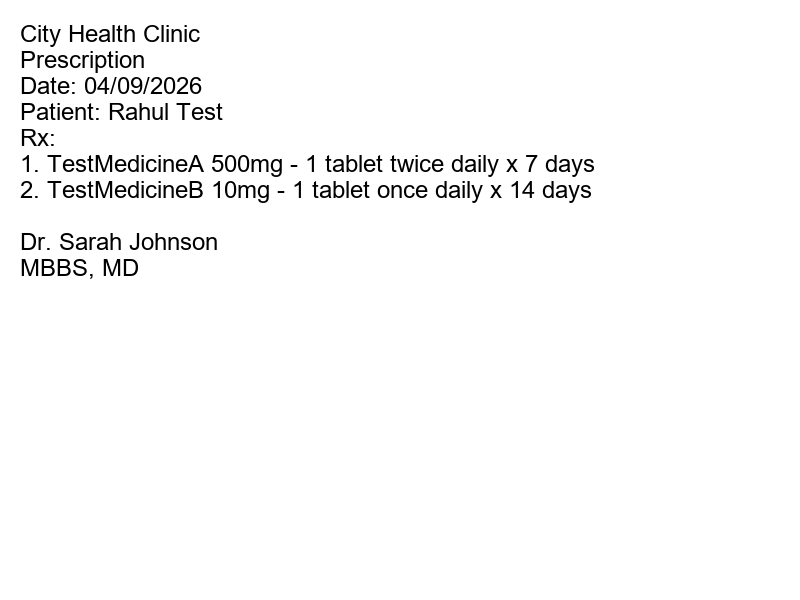
#> input picture test_prescription.png, 800 x 600 px
$ python -i quality.py   (imports and definitions only)   (older library calls are emulated)
#> lines starting #> are read from the running program, lines starting #| are printed output that depends on the picture; after the words box and inside, x2 and y2 are one past the last pixel; in counts of white or black regions, pixels touching at a corner belong together
#> further down, picture is the input picture: shape (600, 800, 3); min 0, max 255, mean 249.2
import cv2
import numpy as np


def analyze_image_quality(image: np.ndarray) -> dict:
    score = 100
    issues = []

    height, width = image.shape[:2]
#> height = 600; width = 800
    if height < 200 or width < 200:
        score -= 20
        issues.append("Low Resolution")

    gray = cv2.cvtColor(image, cv2.COLOR_BGR2GRAY) if len(image.shape) == 3 else image

    laplacian_var = cv2.Laplacian(gray, cv2.CV_64F).var()
#> laplacian_var = 2394.5
    if laplacian_var < 100:
        score -= 20
        issues.append("Blur")
    elif laplacian_var < 200:
        score -= 10
        issues.append("Slightly Blurred")

    mean_brightness = np.mean(gray)
#> mean_brightness = 249.2
    if mean_brightness < 50:
        score -= 20
        issues.append("Low Lighting")
    elif mean_brightness > 200:
        score -= 10
        issues.append("Overexposed")

    if mean_brightness < 80:
        score -= 10
        issues.append("Poor Contrast")

    if abs(width - height) / max(width, height) > 0.8:
        score -= 5
        issues.append("Possible Cropping")

    angle = _detect_rotation(gray)
    if abs(angle) > 5:
        score -= 10
        issues.append("Rotation")
    elif abs(angle) > 2:
        score -= 5
        issues.append("Slight Rotation")

    score = max(0, min(100, score))

    return {"score": score, "issues": issues}


def _detect_rotation(gray: np.ndarray) -> float:
    _, bw = cv2.threshold(gray, 0, 255, cv2.THRESH_BINARY_INV + cv2.THRESH_OTSU)
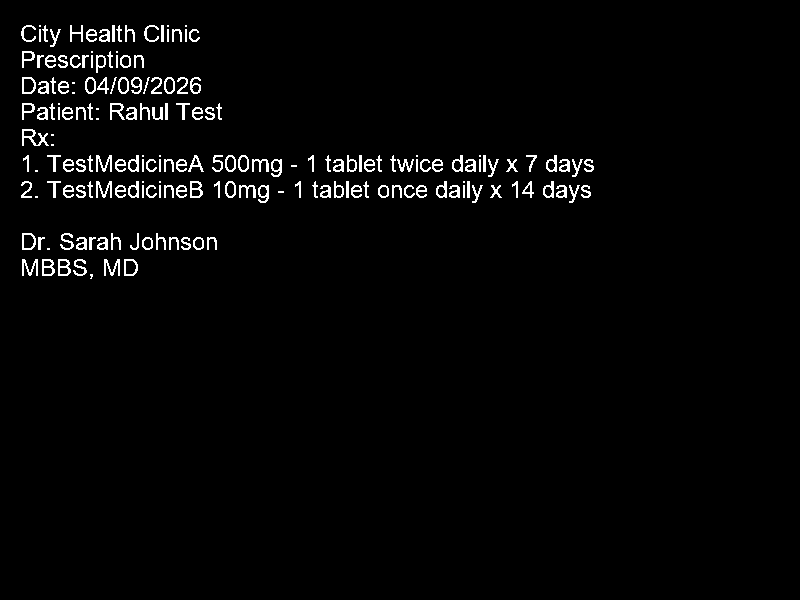
#> bw: shape (600, 800); 2.4% white in thin lines or dots, all inside (x1, y1, x2, y2) = (21, 25, 594, 279)
    coords = np.column_stack(np.where(bw > 0))
#> coords = 11506 pairs, first value 25 to 278, second value 21 to 593
    if len(coords) < 50:
        return 0.0
    angle = cv2.minAreaRect(coords)[-1]
#> angle = -90
    if angle < -45:
        angle = 90 + angle
#> angle = 0
    if angle > 45:
        angle = angle - 90
    return angle

>>> import cv2
>>> picture = cv2.imread('../../../../test_prescription.png')
>>> result = analyze_image_quality(picture)
#> result = {'score': 90, 'issues': ['Overexposed']}
